Frame 1 (no input): blank canvas, image omitted
Frame 60 (the mouse pressed at the canvas centre just before this capture): blank canvas, image omitted
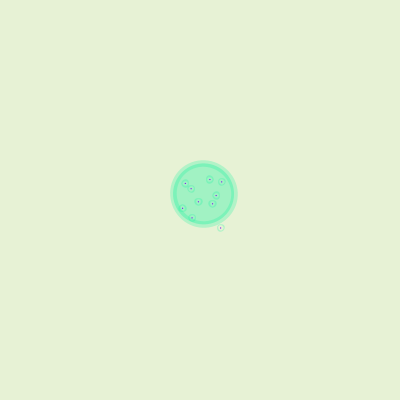
Frame 120 (the mouse held since frame 60 and released just before this capture)

The Processing sketch whose frames 1 and 60 were blank and that drew this single picture after the mouse press (run headless with seeded random() and noise(); from frame 60 on, the mouse is pressed at the canvas centre):

// Processing sketch: processing_41763
// ── processing_41763.pde

//dan 05:12 10/10/2011

int ellipseSize=1;
float rom=0;
float x;
float y;
void setup(){
size(400,400);
}

void draw() {
  smooth();
  background(231,242,213,10);
  strokeWeight(ellipseSize*random(0.1,0.12));
  stroke(5,242,155,60);
  fill(5,242,155,80);
  if(mousePressed) ellipseSize++;
  pushMatrix();
  translate(width/2,height/2);
  rotate(ellipseSize);
  ellipse(5,5,ellipseSize,ellipseSize);
  popMatrix();
  rom=random(1,5);
  fill(124,5,242);
  for(int i=0;i<=ellipseSize/5;i++) {
    x=width/2+random(-ellipseSize/2,ellipseSize/2);
    y=width/2+random(-ellipseSize/2,ellipseSize/2);
    if(dist(x,y,width/2+5,height/2+5)< ellipseSize/2){
    ellipse(x,y,rom,rom);
  }
  }
}
